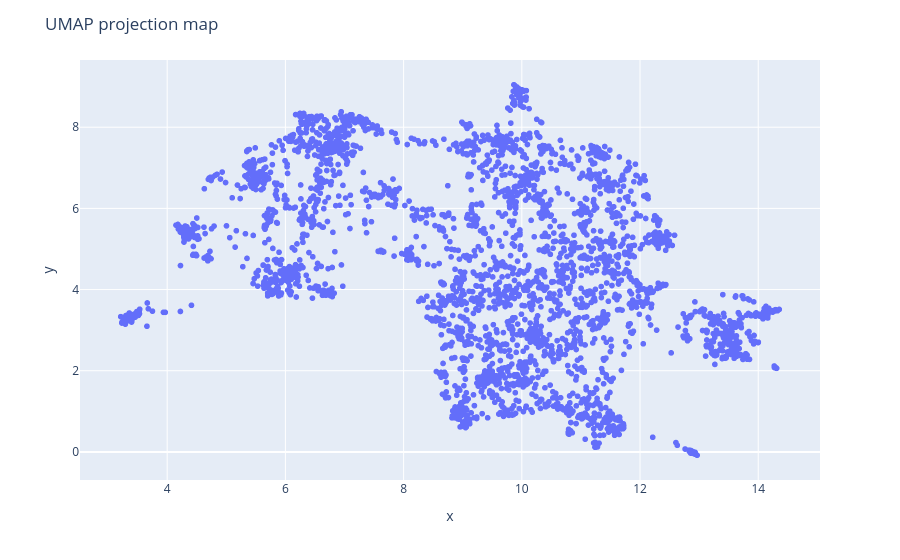

The notebook cell this image was saved under:
### Code cell
n_neighbors=15
min_dist=0.1
reducer = umap.UMAP(n_neighbors=n_neighbors, min_dist=min_dist, metric='cosine', random_state=42)

embedding = reducer.fit_transform(tfidf_matrix)
umap_df = pd.DataFrame({
    "x": embedding[:, 0],
    "y": embedding[:, 1],
    "title": df["title"]
})

fig = px.scatter(umap_df, x="x", y="y", hover_data=["title"])
fig.update_layout(template="plotly", title="UMAP projection map")
fig.show()

### Figure 1 — Plotly figure (JSON) as saved in the notebook; plotly's stock layout.template omitted (floating-point values rounded to 4 significant figures; data arrays with more than 128 entries replaced by an {"elided": "..."} marker saying what was removed)
{"data": [{"customdata": {"elided": "3317x1 str values"}, "hovertemplate": "x=%{x}<br>y=%{y}<br>title=%{customdata[0]}<extra></extra>", "legendgroup": "", "marker": {"color": "#636efa", "symbol": "circle"}, "mode": "markers", "name": "", "showlegend": false, "type": "scattergl", "x": {"elided": "3317 float values"}, "xaxis": "x", "y": {"elided": "3317 float values"}, "yaxis": "y"}], "layout": {"legend": {"tracegroupgap": 0}, "margin": {"t": 60}, "title": {"text": "UMAP projection map"}, "xaxis": {"anchor": "y", "domain": [0, 1], "title": {"text": "x"}}, "yaxis": {"anchor": "x", "domain": [0, 1], "title": {"text": "y"}}}}
